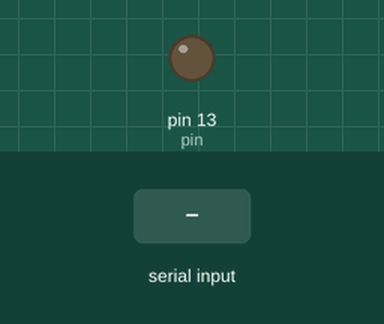
Recording of a sketch running on a simulated Arduino Uno, built with avr-gcc and run on an emulated ATmega328P. On the bench: output pins drawn as LEDs (lit = HIGH). The test bench sets the inputs (shaded band).

Above: at 1.2 s.
1.3 s: "l" received over Serial
At 2.4 s:
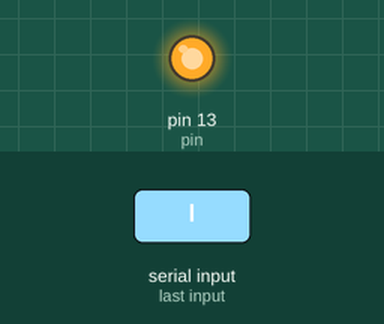
2.8 s: "d" received over Serial
At 3.5 s:
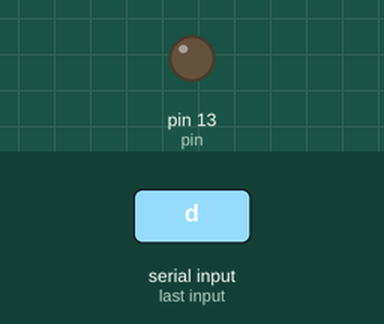
Timing chart, 0 to 5.8 s (numbered marks = the images above; inputs shaded):
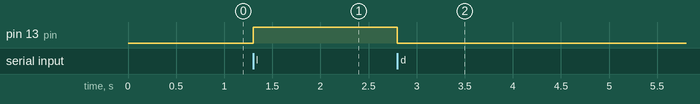

The sketch:

Serial.ino
```cpp
const int pin = 13;
char tecla;

void setup() {
  // put your setup code here, to run once:
  Serial.begin(9600);
  pinMode(pin, OUTPUT);
}

void loop() {
  // put your main code here, to run repeatedly:
  tecla = Serial.read();
  if(tecla == 'l'){
    digitalWrite(pin, true);
  }else if(tecla == 'd'){
    digitalWrite(pin, false);
  }
}
```

Measured:
- after the input at 1.3 s, pin 13 (pin): LOW → HIGH at once
- after the input at 2.8 s, pin 13 (pin): HIGH → LOW at once
